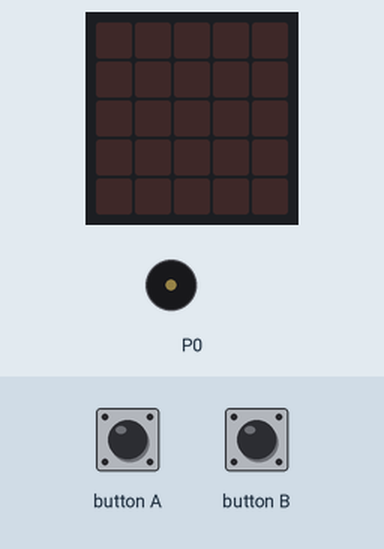
A program run on a simulated BBC micro:bit (MakeCode). Shown: the board's 5×5 LED display, buzzer (waves = sounding). Inputs (shaded band) come from the test bench. The 48×5 strip is a reading aid, not a part: it shows the text the display is scrolling, unrolled, one strip-width of it at a time.

Above: at 1.2 s.
1.3 s: button B pressed for 0.15 s
At 1.65 s:
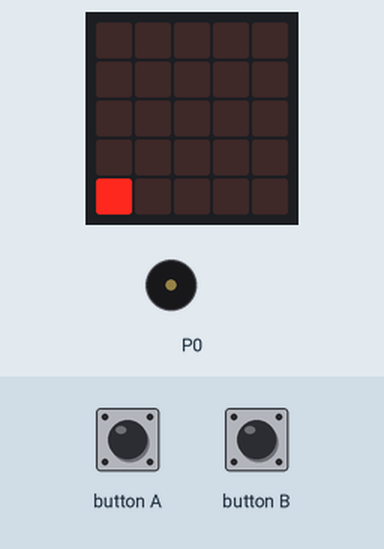
At 2.05 s:
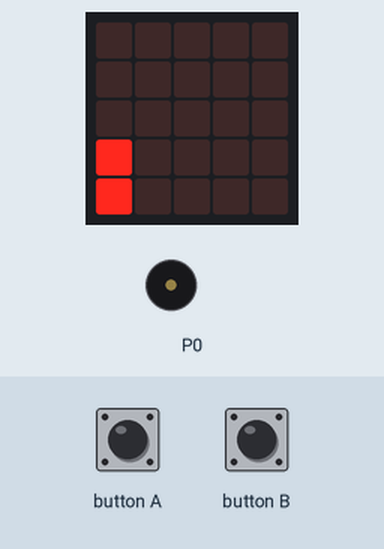
4.3 s: button A pressed for 0.15 s
At 4.85 s:
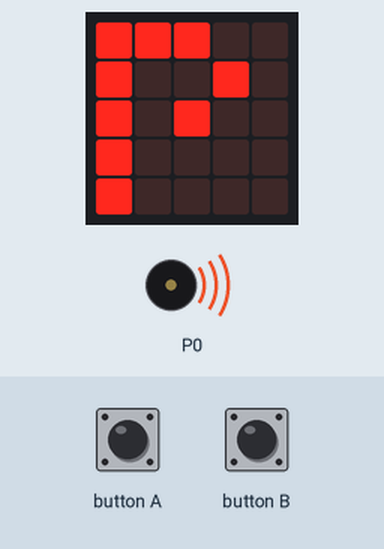
Timing chart, 0 to 33.3 s (numbered marks = the images above; inputs shaded):
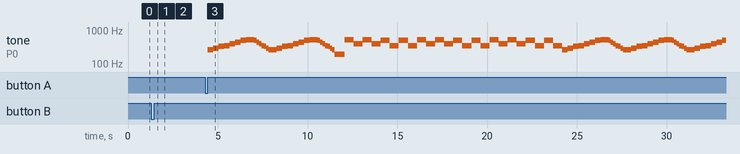

The program:

main.ts
```typescript
input.onButtonPressed(Button.A, function () {
    music.setVolume(100)
    for (let index = 0; index < 2; index++) {
        for (let index = 0; index < 2; index++) {
            music.playMelody("C D E F G A B C5 ", 200)
            music.playMelody("C5 B A G F E D C ", 450)
        }
        music.playTone(196, music.beat(BeatFraction.Breve))
        for (let index = 0; index < 3; index++) {
            music.playMelody("C5 G C5 G B F B F ", 120)
        }
        for (let index = 0; index < 3; index++) {
            music.playMelody("C D E F G A B C5 ", 200)
            music.playMelody("C5 B A G F E D C ", 450)
        }
        music.playTone(196, music.beat(BeatFraction.Breve))
        for (let index = 0; index < 2; index++) {
            music.playMelody("A E A E G D G D ", 355)
        }
        for (let index = 0; index < 3; index++) {
            music.playMelody("C D E F G A B C5 ", 200)
            music.playMelody("C5 B A G F E D C ", 450)
        }
        music.playTone(196, music.beat(BeatFraction.Breve))
        for (let index = 0; index < 2; index++) {
            music.playMelody("E C F D G E A F ", 120)
            music.playMelody("B G C5 A C5 B C5 C5 ", 120)
        }
        for (let index = 0; index < 3; index++) {
            music.playMelody("C D E F G A B C5 ", 200)
            music.playMelody("C5 B A G F E D C ", 450)
        }
        music.playTone(196, music.beat(BeatFraction.Breve))
        for (let index = 0; index < 4; index++) {
            music.playMelody("C5 A F B G E A F ", 500)
            music.playMelody("D G E C F D C C ", 500)
        }
        for (let index = 0; index < 3; index++) {
            music.playMelody("C D E F G A B C5 ", 200)
            music.playMelody("C5 B A G F E D C ", 450)
        }
        music.playTone(196, music.beat(BeatFraction.Breve))
        for (let index = 0; index < 5; index++) {
            music.playMelody("C G D A E B F C5 ", 285)
            music.playTone(311, music.beat(BeatFraction.Double))
        }
        for (let index = 0; index < 3; index++) {
            music.playMelody("C D E F G A B C5 ", 200)
            music.playMelody("C5 B A G F E D C ", 450)
        }
        music.playTone(196, music.beat(BeatFraction.Breve))
        music.setVolume(255)
        music.playMelody("C D E F G A B C5 ", 200)
        music.playMelody("C5 B A G F E D C ", 450)
        music.playTone(196, music.beat(BeatFraction.Breve))
    }
    for (let index = 0; index < 10; index++) {
        music.playMelody("C D E F G A B C5 ", 200)
        music.playMelody("C5 B A G F E D C ", 450)
        music.playTone(196, music.beat(BeatFraction.Breve))
    }
})
input.onButtonPressed(Button.B, function () {
    basic.showLeds(`
        . . . . .
        . . . . .
        . . . . .
        . . . . .
        # . . . .
        `)
    basic.showLeds(`
        . . . . .
        . . . . .
        . . . . .
        # . . . .
        # . . . .
        `)
    basic.showLeds(`
        . . . . .
        . . . . .
        # . . . .
        # . . . .
        # . . . .
        `)
    basic.showLeds(`
        . . . . .
        # . . . .
        # . . . .
        # . . . .
        # . . . .
        `)
    basic.showLeds(`
        # . . . .
        # . . . .
        # . . . .
        # . . . .
        # . . . .
        `)
    basic.showLeds(`
        # # . . .
        # . . . .
        # . . . .
        # . . . .
        # . . . .
        `)
    basic.showLeds(`
        # # # . .
        # . . . .
        # . . . .
        # . . . .
        # . . . .
        `)
    basic.showLeds(`
        # # # . .
        # . . # .
        # . . . .
        # . . . .
        # . . . .
        `)
    basic.showLeds(`
        # # # . .
        # . . # .
        # . # . .
        # . . . .
        # . . . .
        `)
    basic.showLeds(`
        # # # . .
        # . . # .
        # # # . .
        # . . . .
        # . . . .
        `)
    basic.showLeds(`
        # # # . .
        # . . # .
        # # # . .
        # . . # .
        # . . . .
        `)
    basic.showLeds(`
        # # # . .
        # . . # .
        # # # . .
        # . . # .
        # . . # .
        `)
    basic.showLeds(`
        # # # . .
        # . . # .
        # # # . .
        # . . # .
        # . # # .
        `)
    basic.showLeds(`
        # # # . .
        # . . # .
        # # # . .
        # . . # .
        # # # # .
        `)
    basic.pause(500)
    basic.clearScreen()
    for (let index = 0; index < 6; index++) {
        basic.showNumber(989)
        basic.showLeds(`
            # # . # #
            # # . # #
            . . . . .
            . # # # .
            # . . . #
            `)
        basic.clearScreen()
    }
})
```

test.ts
```typescript
// tests gaan hier; deze zal niet worden gecompileerd wanneer dit pakket wordt gebruikt als extensie.
```

Measured:
- after the input at 1.3 s, the display: changes after 0.15 s (image 1)
- after the input at 4.3 s, tone on P0: plays 262 Hz for 0.31 s, 294 Hz for 0.31 s, 330 Hz for 0.31 s, 349 Hz for 0.31 s, 392 Hz for 0.31 s, 440 Hz for 0.31 s … (89 notes in this stretch), starting after 0.15 s
- what the display in image 1 shows lasts 0.4 s, from 1.5 s to 1.9 s
